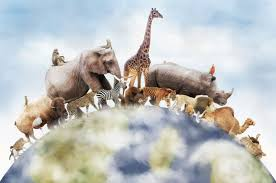
#> input picture ventanas/animales/Reino Animal.jpg, 276 x 183 px, found by its file name; its folder holds only this picture in this run
$ python -i multiples_ventanas_animales.py   (imports and definitions only)
#> lines starting #> are read from the running program, lines starting #| are printed output that depends on the picture
import tkinter as tk
from PIL import Image, ImageTk

def ventana_principal():
    global ven1
    ven1=tk.Tk()
    ven1.title("Esta es mi ventana principal")
    ven1.geometry("600x300")
    ven1.config(bg="lightblue")

    eti1=tk.Label(ven1,text="Reino Animal",bg="lightblue",font=("Arial",23,"bold"))
    eti1.pack()
    frame1= tk.Frame(ven1)
    frame1.pack(fill=tk.X, padx=10, pady=10)
    imagen = Image.open("C:/Users/alang/Documents/ventana/Reino Animal.jpg")
#> imagen is the input picture: PIL image 276x183 RGB; mean R, G, B 191.2, 193.1, 191.5
    imagen = imagen.resize((400, 200))  # Redimensionar si es necesario
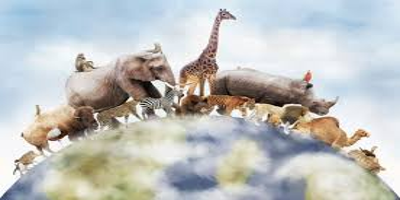
#> imagen: PIL image 400x200 RGB; mean R, G, B 191.2, 193.1, 191.5
    imagen_tk = ImageTk.PhotoImage(imagen)
    label_imagen = tk.Label(frame1, image=imagen_tk)
    label_imagen.grid(row=0, column=0, padx=5, pady=5)
    frame2=tk.Frame(frame1)
    frame2.grid(row=0, column=1, padx=5, pady=5)
    var=tk.IntVar()
    ele=tk.Radiobutton(frame2,text="Elefante",variable=var,value=1)
    ele.pack()
    jirafa=tk.Radiobutton(frame2,text="Jirafa",variable=var,value=2)
    jirafa.pack()
    castor=tk.Radiobutton(frame2,text="Castor",variable=var,value=3)
    castor.pack()
    leon=tk.Radiobutton(frame2,text="León",variable=var,value=4)
    leon.pack()

    # [10 lines left out: function informacion, not called in this run]


    boton1=tk.Button(ven1,text="Ver info",command=informacion)
    boton1.pack()

    ven1.mainloop()

def regresar_a_primera(ventana_actual):
    ventana_actual.destroy()  # Cerrar la segunda ventana
    ventana_principal()  # Volver a abrir la ventana principal

# [25 lines left out: function ventana_elefante, not called in this run]

def regresar_a_primera(ventana_actual):
    ventana_actual.destroy()  # Cerrar la segunda ventana
    ventana_principal()  # Volver a abrir la ventana principal
# [25 lines left out: function ventana_jirafa, not called in this run]

def regresar_a_primera(ventana_actual):
    ventana_actual.destroy()  # Cerrar la segunda ventana
    ventana_principal()  # Volver a abrir la ventana principal
# [25 lines left out: function ventana_castor, not called in this run]

def regresar_a_primera(ventana_actual):
    ventana_actual.destroy()  # Cerrar la segunda ventana
    ventana_principal()  # Volver a abrir la ventana principal
# [24 lines left out: function ventana_leon, not called in this run]

# [1 line not run here, left out]

>>> result = ventana_principal()
